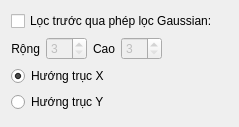
<ui version="4.0">
 <class>ScharrWidget</class>
 <widget class="QWidget" name="ScharrWidget">
  <property name="geometry">
   <rect>
    <x>0</x>
    <y>0</y>
    <width>239</width>
    <height>127</height>
   </rect>
  </property>
  <property name="windowTitle">
   <string>ScharrWidget</string>
  </property>
  <layout class="QGridLayout" name="gridLayout">
   <item row="0" column="0">
    <widget class="QCheckBox" name="gaussFilterChbx">
     <property name="text">
      <string>Lọc trước qua phép lọc Gaussian:</string>
     </property>
    </widget>
   </item>
   <item row="1" column="0">
    <layout class="QHBoxLayout" name="horizontalLayout">
     <item>
      <widget class="QLabel" name="label_2">
       <property name="text">
        <string>Rộng</string>
       </property>
       <property name="alignment">
        <set>Qt::AlignRight|Qt::AlignTrailing|Qt::AlignVCenter</set>
       </property>
      </widget>
     </item>
     <item>
      <widget class="QSpinBox" name="rowSbx">
       <property name="enabled">
        <bool>false</bool>
       </property>
       <property name="minimum">
        <number>3</number>
       </property>
       <property name="maximum">
        <number>15</number>
       </property>
       <property name="singleStep">
        <number>2</number>
       </property>
       <property name="value">
        <number>3</number>
       </property>
      </widget>
     </item>
     <item>
      <widget class="QLabel" name="label">
       <property name="text">
        <string>Cao</string>
       </property>
       <property name="alignment">
        <set>Qt::AlignRight|Qt::AlignTrailing|Qt::AlignVCenter</set>
       </property>
      </widget>
     </item>
     <item>
      <widget class="QSpinBox" name="colSbx">
       <property name="enabled">
        <bool>false</bool>
       </property>
       <property name="minimum">
        <number>3</number>
       </property>
       <property name="maximum">
        <number>15</number>
       </property>
       <property name="singleStep">
        <number>2</number>
       </property>
       <property name="value">
        <number>3</number>
       </property>
      </widget>
     </item>
     <item>
      <spacer name="horizontalSpacer">
       <property name="orientation">
        <enum>Qt::Horizontal</enum>
       </property>
       <property name="sizeHint" stdset="0">
        <size>
         <width>40</width>
         <height>20</height>
        </size>
       </property>
      </spacer>
     </item>
    </layout>
   </item>
   <item row="2" column="0">
    <widget class="QRadioButton" name="xAxisRbtn">
     <property name="text">
      <string>Hướng trục X</string>
     </property>
     <property name="checked">
      <bool>true</bool>
     </property>
    </widget>
   </item>
   <item row="3" column="0">
    <widget class="QRadioButton" name="yAxisRbtn">
     <property name="text">
      <string>Hướng trục Y</string>
     </property>
    </widget>
   </item>
  </layout>
 </widget>
 <layoutdefault spacing="6" margin="11"/>
 <resources/>
 <connections/>
</ui>
